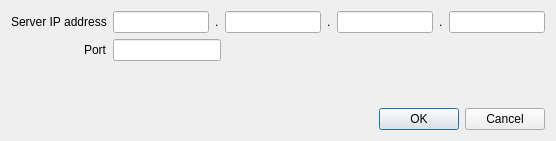
<?xml version="1.0" encoding="UTF-8"?>
<ui version="4.0">
 <class>ServerSettings</class>
 <widget class="QDialog" name="ServerSettings">
  <property name="geometry">
   <rect>
    <x>0</x>
    <y>0</y>
    <width>556</width>
    <height>141</height>
   </rect>
  </property>
  <property name="windowTitle">
   <string>Server Settings</string>
  </property>
  <layout class="QVBoxLayout" name="verticalLayout">
   <item>
    <layout class="QHBoxLayout" name="horizontalLayout">
     <item>
      <layout class="QFormLayout" name="formLayout">
       <property name="fieldGrowthPolicy">
        <enum>QFormLayout::AllNonFixedFieldsGrow</enum>
       </property>
       <property name="labelAlignment">
        <set>Qt::AlignRight|Qt::AlignTrailing|Qt::AlignVCenter</set>
       </property>
       <item row="1" column="0">
        <widget class="QLabel" name="label">
         <property name="text">
          <string>Server IP address</string>
         </property>
        </widget>
       </item>
       <item row="1" column="1">
        <layout class="QHBoxLayout" name="horizontalLayout_2">
         <item>
          <widget class="QLineEdit" name="lineEditIP1">
           <property name="maxLength">
            <number>3</number>
           </property>
          </widget>
         </item>
         <item>
          <widget class="QLabel" name="label_2">
           <property name="text">
            <string>.</string>
           </property>
          </widget>
         </item>
         <item>
          <widget class="QLineEdit" name="lineEditIP2"/>
         </item>
         <item>
          <widget class="QLabel" name="label_3">
           <property name="text">
            <string>.</string>
           </property>
          </widget>
         </item>
         <item>
          <widget class="QLineEdit" name="lineEditIP3"/>
         </item>
         <item>
          <widget class="QLabel" name="label_4">
           <property name="text">
            <string>.</string>
           </property>
          </widget>
         </item>
         <item>
          <widget class="QLineEdit" name="lineEditIP4"/>
         </item>
        </layout>
       </item>
       <item row="2" column="0">
        <widget class="QLabel" name="label_5">
         <property name="text">
          <string>Port</string>
         </property>
        </widget>
       </item>
       <item row="2" column="1">
        <layout class="QHBoxLayout" name="horizontalLayout_3">
         <item>
          <widget class="QLineEdit" name="lineEditPort">
           <property name="sizePolicy">
            <sizepolicy hsizetype="Preferred" vsizetype="Fixed">
             <horstretch>0</horstretch>
             <verstretch>0</verstretch>
            </sizepolicy>
           </property>
           <property name="inputMask">
            <string notr="true"/>
           </property>
           <property name="maxLength">
            <number>5</number>
           </property>
          </widget>
         </item>
         <item>
          <spacer name="horizontalSpacer">
           <property name="orientation">
            <enum>Qt::Horizontal</enum>
           </property>
           <property name="sizeHint" stdset="0">
            <size>
             <width>40</width>
             <height>20</height>
            </size>
           </property>
          </spacer>
         </item>
        </layout>
       </item>
      </layout>
     </item>
    </layout>
   </item>
   <item>
    <widget class="QDialogButtonBox" name="buttonBox">
     <property name="orientation">
      <enum>Qt::Horizontal</enum>
     </property>
     <property name="standardButtons">
      <set>QDialogButtonBox::Cancel|QDialogButtonBox::Ok</set>
     </property>
    </widget>
   </item>
  </layout>
 </widget>
 <resources/>
 <connections>
  <connection>
   <sender>buttonBox</sender>
   <signal>accepted()</signal>
   <receiver>ServerSettings</receiver>
   <slot>accept()</slot>
   <hints>
    <hint type="sourcelabel">
     <x>248</x>
     <y>254</y>
    </hint>
    <hint type="destinationlabel">
     <x>157</x>
     <y>274</y>
    </hint>
   </hints>
  </connection>
  <connection>
   <sender>buttonBox</sender>
   <signal>rejected()</signal>
   <receiver>ServerSettings</receiver>
   <slot>reject()</slot>
   <hints>
    <hint type="sourcelabel">
     <x>316</x>
     <y>260</y>
    </hint>
    <hint type="destinationlabel">
     <x>286</x>
     <y>274</y>
    </hint>
   </hints>
  </connection>
 </connections>
</ui>
